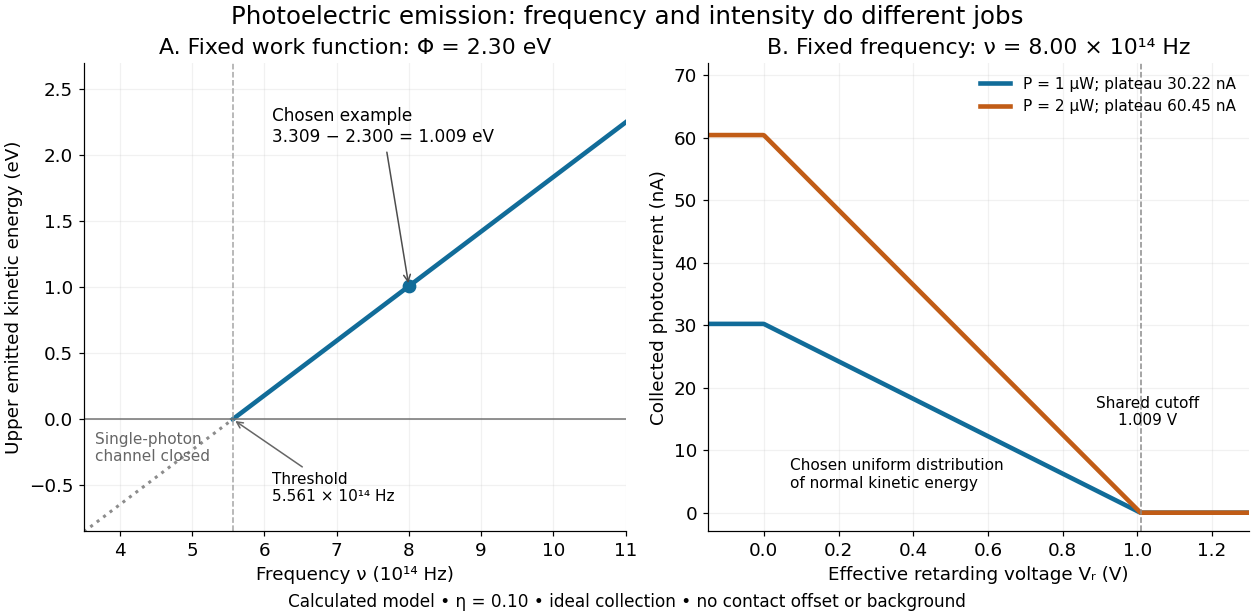

The script that saved this image:
"""Chosen single-photon energy and collection model; Python 3.14, Matplotlib 3.10.

Run from _media; writes photoelectric-frequency-and-intensity.png to CWD.
Curves are calculated illustrations, never experimental observations.
"""

from pathlib import Path

import matplotlib.pyplot as plt
import numpy as np

H = 6.62607015e-34
E = 1.602176634e-19
PHI_EV = 2.30
NU = 8.00e14
ETA = 0.10


def main():
    plt.rcParams.update({"font.size": 12, "axes.spines.top": False,
                         "axes.spines.right": False, "savefig.facecolor": "white"})
    fig, (ax, bx) = plt.subplots(1, 2, figsize=(11.4, 5.6), layout="constrained")
    fig.suptitle("Photoelectric emission: frequency and intensity do different jobs", fontsize=16)
    nu0 = PHI_EV * E / H
    freq = np.linspace(nu0, 11e14, 400)
    ax.plot(freq / 1e14, H * freq / E - PHI_EV, color="#116c99", lw=3)
    closed = np.linspace(3.5e14, nu0, 100)
    ax.plot(closed / 1e14, H * closed / E - PHI_EV, ":", color="0.55", lw=2)
    ax.axhline(0, color="0.45", lw=1)
    ax.axvline(nu0 / 1e14, color="0.65", ls="--", lw=1)
    vs = H * NU / E - PHI_EV
    ax.plot([NU / 1e14], [vs], "o", color="#116c99", ms=8)
    ax.annotate(f"Chosen example\n3.309 − 2.300 = {vs:.3f} eV",
                xy=(8, vs), xytext=(6.1, 2.1),
                arrowprops={"arrowstyle": "->", "color": "0.3"}, fontsize=11)
    ax.text(3.65, -0.32, "Single-photon\nchannel closed", color="0.4", fontsize=10)
    ax.annotate("Threshold\n5.561 × 10¹⁴ Hz", xy=(nu0 / 1e14, 0),
                xytext=(6.1, -0.62), fontsize=10,
                arrowprops={"arrowstyle": "->", "color": "0.4"})
    ax.set(xlim=(3.5, 11), ylim=(-0.85, 2.7), xlabel="Frequency ν (10¹⁴ Hz)",
           ylabel="Upper emitted kinetic energy (eV)", title="A. Fixed work function: Φ = 2.30 eV")
    ax.grid(alpha=0.17)
    barrier = np.linspace(-0.15, 1.3, 500)
    fraction = np.clip(1 - barrier / vs, 0, 1)
    for power, color in [(1e-6, "#116c99"), (2e-6, "#c15c16")]:
        current = E * ETA * power / (H * NU) * 1e9
        bx.plot(barrier, current * fraction, color=color, lw=3,
                label=f"P = {power * 1e6:.0f} μW; plateau {current:.2f} nA")
    bx.axvline(vs, color="0.55", ls="--", lw=1)
    bx.text(vs + 0.02, 14, f"Shared cutoff\n{vs:.3f} V", fontsize=10, ha="center")
    bx.text(0.07, 4, "Chosen uniform distribution\nof normal kinetic energy", fontsize=10)
    bx.set(xlim=(-0.15, 1.3), ylim=(-3, 72), xlabel="Effective retarding voltage Vᵣ (V)",
           ylabel="Collected photocurrent (nA)", title="B. Fixed frequency: ν = 8.00 × 10¹⁴ Hz")
    bx.legend(loc="upper right", fontsize=10, frameon=False)
    bx.grid(alpha=0.17)
    fig.supxlabel("Calculated model • η = 0.10 • ideal collection • no contact offset or background", fontsize=11)
    fig.savefig(Path(__file__).stem + ".png", dpi=110, facecolor="white")
    plt.close(fig)


if __name__ == "__main__":
    main()
